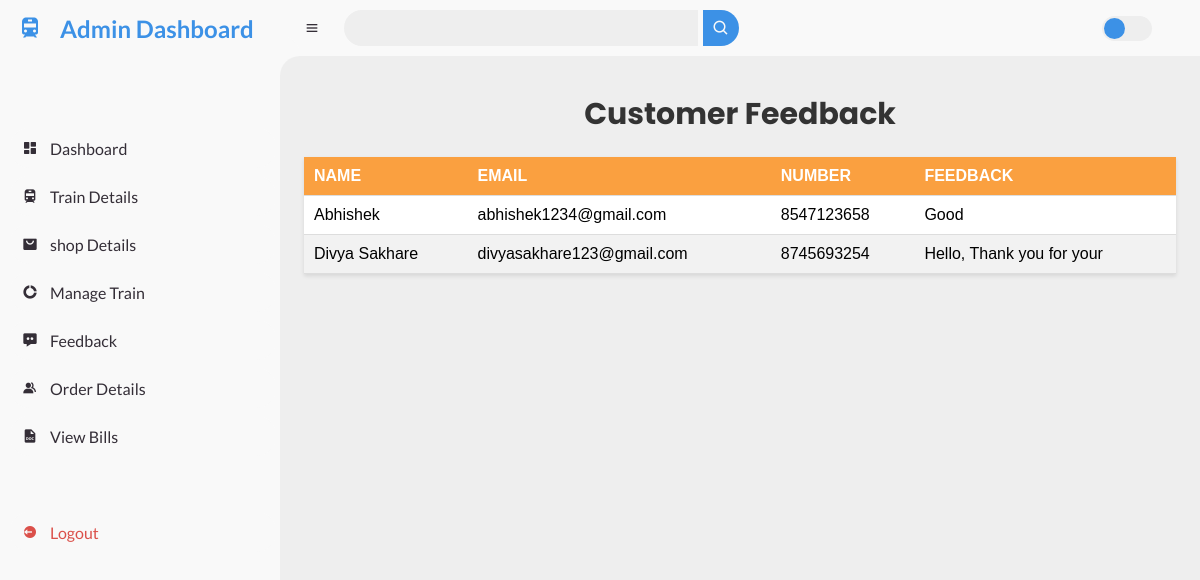
The page /adminfeedback on the database its author committed.
### tables this page shows
CREATE TABLE feedback(id integer primary key autoincrement, name text(30), email text(30), number integer(10), message text(100));

### app.py (the view)
@app.route('/adminfeedback')
def adminfeedback():
    try:
        con, cur = create_connection()
        cur.execute(f"select * from feedback order by id desc")
        feedback=cur.fetchall()
        con.commit()
        con.close()
        return render_template('feedback.html', feedback=feedback)
    except Exception as e:
        return f"<script>alert('Error: {e}');window.location.href = '/adminfeedback';</script>"

### app.py (called while the page is built)
def create_connection():
    con = sqlite3.connect('instance/database.db')
    cur = con.cursor()
    return con, cur

### Templates/feedback.html
{% extends 'Admin-Dashboard.html' %}
{% block main %}
<main>
    <div class="hed">
        <h3>Customer Feedback</h3>
    </div>
    {% if feedback %}
    <table>
        <thead>
            <tr>
                <th>Name</th>
                <th>Email</th>
                <th>Number</th>
                <th>Feedback</th>
            </tr>
        </thead>
        <tbody>
            {% for feedback in feedback %}
            <tr>
                <td>{{ feedback[1] }}</td>
                <td>{{ feedback[2] }}</td>
                <td>{{ feedback[3]}}</td>
                <td>{{ feedback[4] }}</td>
            </tr>
            {% endfor %}
        </tbody>
    </table>
    {% else %}
        <p>No Feedbacks Found!</p>
    {% endif %}
</main>
{% endblock main %}

### static/css/admin-dash.css (style rules this page uses)
* { margin: 0; padding: 0; box-sizing: border-box; }
:root { --poppins: 'Poppins', sans-serif; --lato: 'Lato', sans-serif; --light: #F9F9F9; --blue: #3C91E6; --light-blue: #CFE8FF; --grey: #eee; --dark-grey: #AAAAAA; --dark: #342E37; --red: #DB504A; --yellow: #FFCE26; --light-yellow: #FFF2C6; --orange: #FD7238; --light-orange: #FFE0D3; }
html { overflow-x: hidden; }
body { background: var(--grey); overflow-x: hidden; }
#content main { width: 100%; padding: 36px 24px; font-family: var(--poppins); max-height: calc(100vh - 56px); overflow-y: auto; }

### static/css/manage_train.css (style rules this page uses)
table { width: 100%; border-collapse: collapse; margin: 20px 0; font-family: Arial, sans-serif; background-color: #ffffff; box-shadow: 0 2px 4px rgba(0, 0, 0, 0.1); }
th, td { padding: 12px 15px; text-align: left; border-bottom: 1px solid #ddd; }
th { background-color: #faa040; color: #ffffff; font-weight: bold; text-transform: uppercase; }
tr:nth-child(even) { background-color: #f2f2f2; }

### static/css/shop_details.css (style rules this page uses)
#content main { width: 100%; padding: 36px 24px; font-family: var(--poppins); max-height: calc(100vh - 56px); overflow-y: auto; }

### static/css/feedback.css (style rules this page uses)
#content main { width: 100%; padding: 36px 24px; font-family: var(--poppins); max-height: calc(100vh - 56px); overflow-y: auto; }

### static/css/adm-order_details.css (style rules this page uses)
table { background-color: white; font-family: arial, sans-serif; width: 100%; border-collapse: collapse; box-shadow: 0 2px 4px rgba(0, 0, 0, 0.1); }
thead tr { background-color: #f8f8f8; }
th, td { padding: 10px; text-align: left; border-bottom: 1px solid #ddd; }
th { font-weight: bold; text-transform: uppercase; background-color: #faa040; color: white; }
#content main { width: 100%; padding: 36px 24px; font-family: var(--poppins); max-height: calc(100vh - 56px); overflow-y: auto; }

### static/css/adm-viewbills.css (style rules this page uses)
.hed h3 { text-align: center; font-size: 1.2em; color: #333; cursor: pointer; margin-top: 0; margin-bottom: 15px; text-align: center; font-size: 30px; }
#content main { width: 100%; padding: 36px 24px; font-family: var(--poppins); max-height: calc(100vh - 56px); overflow-y: auto; }

### rows shown on the page
feedback: name "Abhishek", email "abhishek1234@gmail.com", number "8547123658", message "Good"
feedback: name "Divya Sakhare", email "divyasakhare123@gmail.com", number "8745693254", message "Hello, Thank you for your"
